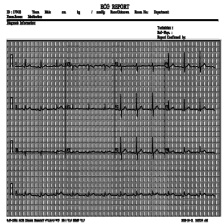
#> input picture processed_dataset/Normal/Normal(140).jpg, 224 x 224 px, found by its file name; its folder holds 4 pictures in this run
$ jupyter execute --allow-errors EDA_processed_dataset.ipynb
#> lines starting #> are read from the running program, lines starting #| are printed output that depends on the picture
[cell 1]
import os
import cv2
import matplotlib.pyplot as plt
import seaborn as sns
import numpy as np

[cell 2]
# --- Chemins ---
base_dir = "processed_dataset"
normal_dir = os.path.join(base_dir, "Normal")
abnormal_dir = os.path.join(base_dir, "Anormal")

[cell 3]
# --- Comptage des images ---
num_normal = len(os.listdir(normal_dir))
#> (the rest of this cell did not finish here and is left out)

[cell 4]
# --- Visualisation de quelques images ---
def show_samples(folder, title, n=5):
#> called with folder = 'processed_dataset/Normal', title = 'Exemples - ECG Normaux', n = 5
    plt.figure(figsize=(12, 3))
    files = os.listdir(folder)[:n]
    for i, f in enumerate(files):
        img = cv2.imread(os.path.join(folder, f), cv2.IMREAD_GRAYSCALE)
#> img is the input picture: shape (224, 224); min 1, max 255, mean 138.2
        plt.subplot(1, n, i + 1)
        plt.imshow(img, cmap='gray')
        plt.axis('off')
    plt.suptitle(title)
    plt.show()
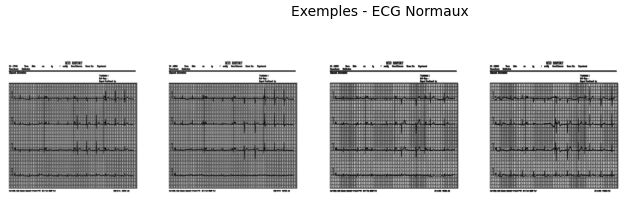
#> figure drawn by matplotlib, 4 panels

show_samples(normal_dir, "Exemples - ECG Normaux")
#> (the rest of this cell did not finish here and is left out)


[cell 5]
# --- Distribution des intensités ---
def plot_intensity_distribution(folder, label, sample_size=50):
    files = os.listdir(folder)[:sample_size]
    intensities = []
    for f in files:
        img = cv2.imread(os.path.join(folder, f), cv2.IMREAD_GRAYSCALE)
        intensities.append(img.mean())
    return np.array(intensities)


normal_intensity = plot_intensity_distribution(normal_dir, "Normal")
#> (the rest of this cell did not finish here and is left out)


plt.figure(figsize=(8, 5))
sns.kdeplot(normal_intensity, label="Normal", fill=True)
sns.kdeplot(abnormal_intensity, label="Anormal", fill=True, color="red")
plt.title("Distribution des intensités moyennes des ECG")
plt.xlabel("Intensité moyenne (niveau de gris)")
plt.legend()
plt.show()

[cell 6]
# --- Taille et dimensions ---
example_img = cv2.imread(os.path.join(normal_dir, os.listdir(normal_dir)[0]), cv2.IMREAD_GRAYSCALE)
print(f"Dimensions d'une image après preprocessing : {example_img.shape}")
#| Dimensions d'une image après preprocessing : (224, 224)
